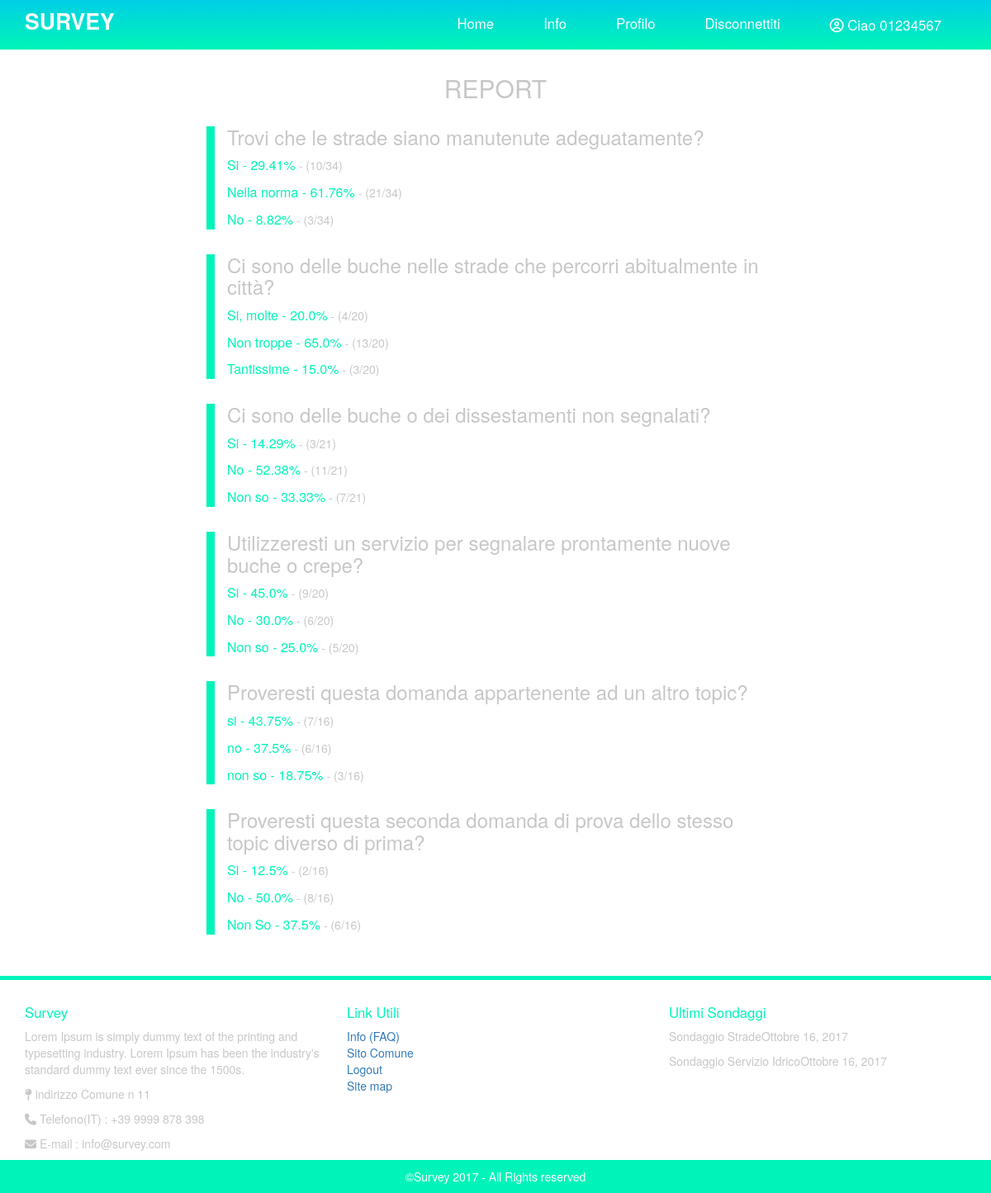
The app's page /report/1/ (signed in) with its own data.
### Survey/models.py (models this page shows, shortened)
class CustomUser(AbstractBaseUser, PermissionsMixin):
    id_card = models.CharField(
        verbose_name='identity card',
        max_length=9,
        unique=True,
    )
    id_card_scan = models.FileField(verbose_name="Scansione ID Card", upload_to="documents/", validators=[validate_file_extension], blank=True)
    email = models.EmailField(verbose_name=('email address'), max_length=254, unique=True, blank=True)
    first_name = models.CharField('first name', max_length=30, blank=True)
    last_name = models.CharField('last name', max_length=30, blank=True)
    date_of_birth = models.DateField(null=True, blank=True)
    bio = models.TextField(max_length=500, blank=True)
    comune = models.CharField('comune', max_length=30, blank=True)
    provincia = models.CharField('provincia', max_length=30, blank=True)
    indirizzo = models.CharField('indirizzo', max_length=120, blank=True)
    date_joined = models.DateTimeField('date joined', default=timezone.now)
    is_active = models.BooleanField(default=True)
    is_staff = models.BooleanField(default=False)
    objects = CustomUserManager()
    USERNAME_FIELD = 'id_card'
    EMAIL_FIELD = 'email'

class Question(models.Model):
    question_text = models.CharField(max_length=255)
    answer_1 = models.CharField(max_length=255)
    answer_2 = models.CharField(max_length=255)
    answer_3 = models.CharField(max_length=255)
    votes_1 = models.IntegerField(default = 0)
    votes_2 = models.IntegerField(default = 0)
    votes_3 = models.IntegerField(default = 0)
    pub_date = models.DateTimeField('date published')
    topic_id = models.ForeignKey(Topic, on_delete=models.CASCADE)
    __original_answers = None
    def __init__(self, *args, **kwargs):
        super(Question, self).__init__(*args, **kwargs)
        self.__original_answers = [self.answer_1,self.answer_2,self.answer_3]

### Survey/views.py (the view)
# urls.py: url(r'^report/(?P<survey_id>[0-9]+)/$', views.report, name='report'),
@user_passes_test(lambda u: u.is_superuser)
def report(request, survey_id):
    survey = get_object_or_404(Survey, pk = survey_id)
    questions = []
    for topic in survey.topic_set.all():
        questions.append(topic.question_set.all())
    data = []
    for querySet in questions:
        for question in querySet:
            total_votes = question.votes_1 + question.votes_2 + question.votes_3
            if(total_votes == 0):
                percentage_1 = 0
                percentage_2 = 0
                percentage_3 = 0
            else:
                percentage_1 = round(100 * float(question.votes_1)/float(total_votes), 2)
                percentage_2 = round(100 * float(question.votes_2)/float(total_votes), 2)
                percentage_3 = round(100 * float(question.votes_3)/float(total_votes), 2)
            data.append(ReportData(question, total_votes, percentage_1, percentage_2, percentage_3))
    return render(request, 'report.html',{
        'data': data,
        })

### templates/report.html (shortened to what this page needs)
{% extends 'base.html' %}
{% block content %}
<h2> REPORT </h2>
{% for element in data %}
	<div class="col-md-12 question-report">
		<h3>{{ element.question.question_text }}</h3>
		<p><span>{{ element.question.answer_1 }} - {{ element.percentage_1 }}%</span> - ({{ element.question.votes_1 }}/{{ element.total_votes }})</p>
		<p><span>{{ element.question.answer_2 }} - {{ element.percentage_2 }}%</span> - ({{ element.question.votes_2 }}/{{ element.total_votes }})</p>
		<p><span>{{ element.question.answer_3 }} - {{ element.percentage_3 }}%</span> - ({{ element.question.votes_3 }}/{{ element.total_votes }})</p>
	</div>
{% endfor %}
{% endblock %}

### templates/base.html (shortened to what this page needs)
<!DOCTYPE html> {% load staticfiles %}
<html>
<head>
    <link rel="stylesheet" href="https://maxcdn.bootstrapcdn.com/bootstrap/3.3.7/css/bootstrap.min.css">
    <link rel="stylesheet" type="text/css" href="{% static 'css/style.css' %}">
    <link rel="stylesheet" type="text/css" href="{% static 'css/medias.css' %}">
</head>
<body>
    <nav class="navbar navbar-fixed-top" id="my-nav">
        <div class="container">
            <div class="navbar-header">
                <a class="navbar-brand" href="{% url 'survey'%}">SURVEY</a>
            </div>
            <div class="collapse navbar-collapse">
                <ul class="nav navbar-nav" id="menu-items">
                    <li>
                        <a href="{% url 'survey'%}">Home</a>
                    </li>
                    <li>
                        <a href="#">Info</a>
                    </li>
                    <li>
                        <a href="{% url 'profile'%}">Profilo</a>
                    </li>
                    {% if user.is_authenticated %}
                    <li><a href="{% url 'logout'%}">Disconnettiti</a></li>
                    <li id="user"><i class="fa fa-user-circle-o"></i> Ciao {{ user.get_username }}</li>
                    {% else %}
                    <li><a href="{% url 'login'%}">Collegati</a></li>
                    {% endif %}
                </ul>
            </div>
        </div>
    </nav>
    <div class="container" id="main-cont">
        <div class="row">
            {% block content %} {% endblock %}
        </div>
    </div>
    <footer>
        <div class="borderissimo"></div>
        <div class="container">
            <div class="row">
                <div class="footer-content">
                    <div class="col-md-4 col-sm-6 minidesc">
                        <h6>Survey</h6>
                        <p>Lorem Ipsum is simply dummy text of the printing and typesetting industry. Lorem Ipsum has been the industry's standard dummy text ever since the 1500s.</p>
                        <p><i class="fa fa-map-pin"></i> indirizzo Comune n 11</p>
                        <p><i class="fa fa-phone"></i> Telefono(IT) : +39 9999 878 398</p>
                        <p><i class="fa fa-envelope"></i> E-mail : info@survey.com</p>
                    </div>
                    <div class="col-md-4 col-sm-12">
                        <h6 class="heading7">Link Utili</h6>
                        <ul class="footer-ul">
                            <li><a href="#"> Info (FAQ)</a></li>
                            <li><a href="#"> Sito Comune</a></li>
                            <li><a href="{% url 'logout'%}"> Logout</a></li>
                            <li><a href="#"> Site map</a></li>
                        </ul>
                    </div>
                    <div class="col-md-4 col-sm-12">
                        <h6 class="heading7">Ultimi Sondaggi</h6>
                        <div class="post">
                            <p>Sondaggio Strade<span>Ottobre 16, 2017</span></p>
                            <p>Sondaggio Servizio Idrico<span>Ottobre 16, 2017</span></p>
                        </div>
                    </div>
                </div>
            </div>
        </div>
        <div class="copyright">
        <div class="container">
            <div class="col-md-12">
                <p>©Survey 2017 - All Rights reserved</p>
            </div>
        </div>
    </div>
    </footer>
</body>
</html>

### Survey/static/css/style.css (style rules this page uses)
.navbar { border: none!important; }
#my-nav { background-image: linear-gradient(-180deg, #00CEE6 0%, #00F4B9 95%)!important; background-color: none!important; border-color: none !important; }
#my-nav .navbar-brand { color: #FDFDFD; font-weight: 600; font-size: 1.9em; }
#my-nav #menu-items a, #my-nav #menu-items #user { color: #FDFDFD; padding: 18px 30px; font-weight: 400; font-size: 1.2em; }
#main-cont, .survey-page h2 { padding-top: 70px; color: #c7c7c7; text-align: center; }
.question-report { width: 700px; height: auto; margin: 30px auto; float: none; border-left: 10px solid #00F4B9; }
.question-report h3,.question-report p { text-align: left; }
.question-report p span { font-size:16px; font-weight: 500; color: #00F4B9; }
.borderissimo { width: 100%; height: 5px; background-color: #00F4B9; margin: 20px 0px 20px 0px; }
footer p { color: #c7c7c7; }
footer h6 { color: #00F4B9; font-weight: 500; font-size: 1.2em; }
footer ul { list-style-type: none; padding: 0px; color: #00CEE6; }
.copyright { background-color: #00F4B9; }
.copyright p { color: white; font-weight: 500; text-align: center; padding-top: 10px; }

### Survey/static/css/medias.css (style rules this page uses)
@media (min-width: 768px) { .navbar-nav { float: right; margin: 0; } }

### records on screen
CustomUser: get_username "01234567"
Question: question.question_text "Trovi che le strade siano manutenute adeguatamente?", question.answer_1 "Si", question.votes_1 "10", question.answer_2 "Nella norma", question.votes_2 "21", question.answer_3 "No", question.votes_3 "3"
Question: question.question_text "Ci sono delle buche nelle strade che percorri abitualmente in città?", question.answer_1 "Si, molte", question.votes_1 "4", question.answer_2 "Non troppe", question.votes_2 "13", question.answer_3 "Tantissime", question.votes_3 "3"
Question: question.question_text "Ci sono delle buche o dei dissestamenti non segnalati?", question.answer_1 "Si", question.votes_1 "3", question.answer_2 "No", question.votes_2 "11", question.answer_3 "Non so", question.votes_3 "7"
Question: question.question_text "Utilizzeresti un servizio per segnalare prontamente nuove buche o crepe?", question.answer_1 "Si", question.votes_1 "9", question.answer_2 "No", question.votes_2 "6", question.answer_3 "Non so", question.votes_3 "5"
Question: question.question_text "Proveresti questa domanda appartenente ad un altro topic?", question.answer_1 "si", question.votes_1 "7", question.answer_2 "no", question.votes_2 "6", question.answer_3 "non so", question.votes_3 "3"
Question: question.question_text "Proveresti questa seconda domanda di prova dello stesso topic diverso di prima?", question.answer_1 "Si", question.votes_1 "2", question.answer_2 "No", question.votes_2 "8", question.answer_3 "Non So", question.votes_3 "6"

### other values on screen
{{ element.percentage_1 }} "29.41" "20.0" "14.29" "45.0" "43.75" "12.5"
{{ element.total_votes }} "34" "20" "21" "20" "16" "16"
{{ element.percentage_2 }} "61.76" "65.0" "52.38" "30.0" "37.5" "50.0"
{{ element.percentage_3 }} "8.82" "15.0" "33.33" "25.0" "18.75" "37.5"
